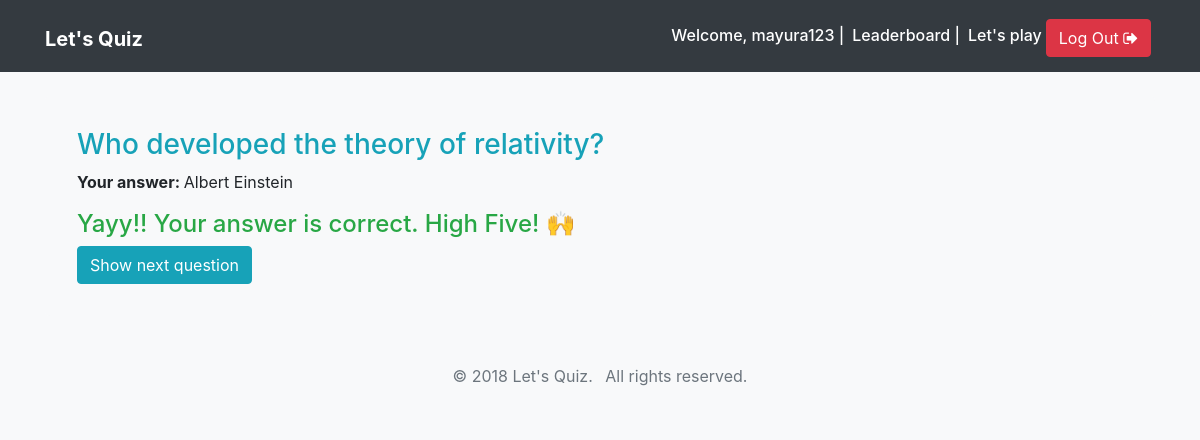
The page /submission-result/5 (signed in) on the database its author committed.
### quiz/models.py (models this page shows, shortened)
class TimeStampedModel:
    created = db.Column(db.DateTime, default=datetime.utcnow)
    modified = db.Column(db.DateTime, default=datetime.utcnow, onupdate=datetime.utcnow)

class User(db.Model, UserMixin, TimeStampedModel):
    __tablename__ = "users"
    id = db.Column(db.Integer, primary_key=True)
    username = db.Column(db.String(150), unique=True, nullable=False)
    email = db.Column(db.String(150), unique=True)
    first_name = db.Column(db.String(100))
    last_name = db.Column(db.String(100))
    password_hash = db.Column(db.String(255))
    quiz_profile = db.relationship("QuizProfile", backref="user", uselist=False)

class Question(db.Model, TimeStampedModel):
    __tablename__ = "questions"
    id = db.Column(db.Integer, primary_key=True)
    html = db.Column(db.Text, nullable=False)
    is_published = db.Column(db.Boolean, default=False)
    maximum_marks = db.Column(db.Float, default=4.0)
    choices = db.relationship("Choice", backref="question", lazy=True)

class Choice(db.Model, TimeStampedModel):
    __tablename__ = "choices"
    id = db.Column(db.Integer, primary_key=True)
    question_id = db.Column(db.Integer, db.ForeignKey("questions.id"), nullable=False)
    is_correct = db.Column(db.Boolean, default=False)
    html = db.Column(db.Text)

### quiz/routes.py (the view)
@quiz_blueprint.route("/submission-result/<int:attempted_question_pk>")
@login_required
def submission_result(attempted_question_pk):
    attempted_question = AttemptedQuestion.query.get_or_404(attempted_question_pk)
    return render_template(
        "quiz/submission_result.html", attempted_question=attempted_question
    )

### app.py (called while the page is built)
@login_manager.user_loader
def load_user(user_id):
    return User.query.get(int(user_id))

### templates/quiz/submission_result.html (shortened to what this page needs)
{% extends 'base.html' %}  {% block content %}
<div class="container">
  <div class="jumbotron my-4">
    <h3 class="text-info">{{ attempted_question.question.html|safe }}</h3>
    <p>
      <strong>Your answer: </strong>
      {{ attempted_question.selected_choice.html|safe }}
    </p>
    {% if attempted_question.selected_choice.is_correct %}
    <h4 class="text-success">Yayy!! Your answer is correct. High Five! 🙌</h4>
    {% else %}
    <h4 class="text-danger">Your answer is incorrect 😟</h4>
    {% endif %}
    <a class="btn btn-info" href="{{ url_for('quiz.play') }}"
      >Show next question</a
    >
  </div>
</div>
{% endblock %}

### templates/base.html (shortened to what this page needs)
<!DOCTYPE html>
<html lang="en">
  <head>
    <link
      rel="stylesheet"
      href="https://maxcdn.bootstrapcdn.com/bootstrap/4.0.0-beta.2/css/bootstrap.min.css"
    />
    <link
      rel="stylesheet"
      href="https://maxcdn.bootstrapcdn.com/font-awesome/4.7.0/css/font-awesome.min.css"
    />
    <link
      rel="stylesheet"
      href="https://maxcdn.bootstrapcdn.com/font-awesome/4.7.0/css/font-awesome.min.css"
    />
    <link
      rel="stylesheet"
      href="{{ url_for('static', filename='css/main.css') }}"
    />
  </head>
  <body class="bg-light">
    <nav class="navbar navbar-expand-md navbar-dark bg-dark">
      <div class="container">
        <h1>
          <a href="{{ url_for('quiz.home') }}" class="navbar-brand">
            <strong>Let's Quiz</strong></a
          >
        </h1>
        <div class="collapse navbar-collapse justify-content-end" id="navbar">
          {% if not current_user.is_authenticated %}
          <a
            href="{{ url_for('quiz.leaderboard') }}"
            class="btn btn-info mt-1 mx-1"
            >Leaderboard</a
          >
          <a href="{{ url_for('quiz.login') }}" class="btn btn-info mt-1"
            ><i class="fa fa-sign-in" aria-hidden="true"></i> Log In</a
          >
          {% else %}
          <h6 class="text-white mt-2 mr-2">
            Welcome, {{ current_user.username }} |
          </h6>
          <h6 class="text-white mt-2 mr-2">
            <a href="{{ url_for('quiz.leaderboard') }}" class="text-white"
              >Leaderboard</a
            >
            |
          </h6>
          <h6 class="mt-2">
            <a href="{{ url_for('quiz.play') }}" class="text-white"
              >Let's play</a
            >
          </h6>
          <a
            href="{{ url_for('quiz.logout') }}"
            class="btn btn-danger mt-1 mx-1"
            >Log Out <i class="fa fa-sign-out" aria-hidden="true"></i
          ></a>
          {% endif %}
        </div>
      </div>
    </nav>
    {% block content %} {% endblock content %}
    <footer class="bg-light text-muted py-0">
      <div class="container py-4">
        <ul class="list-inline mb-0 text-center">
          <li class="list-inline-item">&copy; 2018 Let's Quiz.</li>
          <li class="list-inline-item">All rights reserved.</li>
        </ul>
      </div>
    </footer>
  </body>
</html>

### static/css/main.css (style rules this page uses)
.jumbotron { padding: 2rem; background-color: #f8f9fa; border-radius: .3rem; }

### rows shown on the page
User: username "mayura123"
Question: question.html "Who developed the theory of relativity?"
Choice: selected_choice.html "Albert Einstein"
